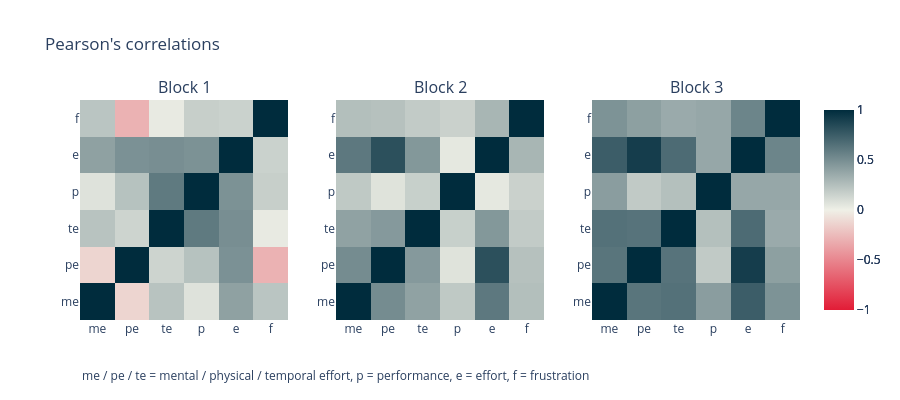

Notebook source saved alongside this figure:
### Code cell
# calculate Pearson's correlation coefficients per block (revealing linear correlations in NASA-TLX dimensions)
correlations_1 = df_nasa_rtlx_1.iloc[:,2:].corr(method='pearson', min_periods=1)
correlations_2 = df_nasa_rtlx_2.iloc[:,2:].corr(method='pearson', min_periods=1)
correlations_3 = df_nasa_rtlx_3.iloc[:,2:].corr(method='pearson', min_periods=1)

# for shorter labels in the chart
ticklabels = ['me','pe','te','p','e','f']

# DRY
abc = dict(
        zmin=-1,
        zmax=1,
        x=ticklabels,
        y=ticklabels,
        colorscale=[(0, "#e21c36"), (0.5, "#eff0e7"), (1, "#002c3d")],
        hoverinfo='text')

# plots
fig = make_subplots(
        rows=1, cols=3,
        subplot_titles=('Block 1', 'Block 2', 'Block 3'))

fig.add_trace(
    go.Heatmap(
        abc,
        z=correlations_1,        
        hovertext=correlations_1),
    row=1, col=1)

fig.add_trace(
     go.Heatmap(
        abc,
        z=correlations_2,        
        hovertext=correlations_2),
     row=1, col=2)

fig.add_trace(
    go.Heatmap(
        abc,
        z=correlations_3,        
        hovertext=correlations_3),
     row=1, col=3)

fig.update_layout(
    title="Pearson's correlations",
    height = 400)

#fig.update_yaxes(autorange="reversed")

# legend below plots
fig.add_annotation(
    text="me / pe / te = mental / physical / temporal effort, p = performance, e = effort, f = frustration",
    xref="paper", yref="paper", x=0, y=-0.3, showarrow=False)

pio.write_image(fig, 'NASA_TLX_Person_blockwise.pdf')
fig.show()

### Figure 1 — Plotly figure (JSON) as saved in the notebook; plotly's stock layout.template omitted (floating-point values rounded to 4 significant figures)
{"data": [{"colorscale": [[0, "#e21c36"], [0.5, "#eff0e7"], [1, "#002c3d"]], "hoverinfo": "text", "hovertext": [[1, -0.1288, 0.2301, 0.06996, 0.4037, 0.2202, 0.5411], [-0.1288, 1, 0.1441, 0.2367, 0.4849, -0.2948, 0.3364], [0.2301, 0.1441, 1, 0.6041, 0.4975, 0.03, 0.6952], [0.06996, 0.2367, 0.6041, 1, 0.4796, 0.1683, 0.7119], [0.4037, 0.4849, 0.4975, 0.4796, 1, 0.1542, 0.8224], [0.2202, -0.2948, 0.03, 0.1683, 0.1542, 1, 0.4279], [0.5411, 0.3364, 0.6952, 0.7119, 0.8224, 0.4279, 1]], "type": "heatmap", "x": ["me", "pe", "te", "p", "e", "f"], "xaxis": "x", "y": ["me", "pe", "te", "p", "e", "f"], "yaxis": "y", "z": [[1, -0.1288, 0.2301, 0.06996, 0.4037, 0.2202, 0.5411], [-0.1288, 1, 0.1441, 0.2367, 0.4849, -0.2948, 0.3364], [0.2301, 0.1441, 1, 0.6041, 0.4975, 0.03, 0.6952], [0.06996, 0.2367, 0.6041, 1, 0.4796, 0.1683, 0.7119], [0.4037, 0.4849, 0.4975, 0.4796, 1, 0.1542, 0.8224], [0.2202, -0.2948, 0.03, 0.1683, 0.1542, 1, 0.4279], [0.5411, 0.3364, 0.6952, 0.7119, 0.8224, 0.4279, 1]], "zmax": 1, "zmin": -1}, {"colorscale": [[0, "#e21c36"], [0.5, "#eff0e7"], [1, "#002c3d"]], "hoverinfo": "text", "hovertext": [[1, 0.5096, 0.3981, 0.1993, 0.6122, 0.2512, 0.7384], [0.5096, 1, 0.4423, 0.06777, 0.8176, 0.239, 0.7709], [0.3981, 0.4423, 1, 0.1656, 0.4506, 0.1887, 0.6384], [0.1993, 0.06777, 0.1656, 1, 0.04231, 0.1567, 0.4376], [0.6122, 0.8176, 0.4506, 0.04231, 1, 0.2971, 0.8018], [0.2512, 0.239, 0.1887, 0.1567, 0.2971, 1, 0.5663], [0.7384, 0.7709, 0.6384, 0.4376, 0.8018, 0.5663, 1]], "type": "heatmap", "x": ["me", "pe", "te", "p", "e", "f"], "xaxis": "x2", "y": ["me", "pe", "te", "p", "e", "f"], "yaxis": "y2", "z": [[1, 0.5096, 0.3981, 0.1993, 0.6122, 0.2512, 0.7384], [0.5096, 1, 0.4423, 0.06777, 0.8176, 0.239, 0.7709], [0.3981, 0.4423, 1, 0.1656, 0.4506, 0.1887, 0.6384], [0.1993, 0.06777, 0.1656, 1, 0.04231, 0.1567, 0.4376], [0.6122, 0.8176, 0.4506, 0.04231, 1, 0.2971, 0.8018], [0.2512, 0.239, 0.1887, 0.1567, 0.2971, 1, 0.5663], [0.7384, 0.7709, 0.6384, 0.4376, 0.8018, 0.5663, 1]], "zmax": 1, "zmin": -1}, {"colorscale": [[0, "#e21c36"], [0.5, "#eff0e7"], [1, "#002c3d"]], "hoverinfo": "text", "hovertext": [[1, 0.6294, 0.6469, 0.422, 0.7489, 0.4767, 0.8523], [0.6294, 1, 0.6353, 0.1931, 0.9124, 0.4092, 0.8253], [0.6469, 0.6353, 1, 0.2463, 0.6774, 0.3553, 0.7605], [0.422, 0.1931, 0.2463, 1, 0.3704, 0.3705, 0.5518], [0.7489, 0.9124, 0.6774, 0.3704, 1, 0.5474, 0.9264], [0.4767, 0.4092, 0.3553, 0.3705, 0.5474, 1, 0.695], [0.8523, 0.8253, 0.7605, 0.5518, 0.9264, 0.695, 1]], "type": "heatmap", "x": ["me", "pe", "te", "p", "e", "f"], "xaxis": "x3", "y": ["me", "pe", "te", "p", "e", "f"], "yaxis": "y3", "z": [[1, 0.6294, 0.6469, 0.422, 0.7489, 0.4767, 0.8523], [0.6294, 1, 0.6353, 0.1931, 0.9124, 0.4092, 0.8253], [0.6469, 0.6353, 1, 0.2463, 0.6774, 0.3553, 0.7605], [0.422, 0.1931, 0.2463, 1, 0.3704, 0.3705, 0.5518], [0.7489, 0.9124, 0.6774, 0.3704, 1, 0.5474, 0.9264], [0.4767, 0.4092, 0.3553, 0.3705, 0.5474, 1, 0.695], [0.8523, 0.8253, 0.7605, 0.5518, 0.9264, 0.695, 1]], "zmax": 1, "zmin": -1}], "layout": {"annotations": [{"font": {"size": 16}, "showarrow": false, "text": "Block 1", "x": 0.1444, "xanchor": "center", "xref": "paper", "y": 1, "yanchor": "bottom", "yref": "paper"}, {"font": {"size": 16}, "showarrow": false, "text": "Block 2", "x": 0.5, "xanchor": "center", "xref": "paper", "y": 1, "yanchor": "bottom", "yref": "paper"}, {"font": {"size": 16}, "showarrow": false, "text": "Block 3", "x": 0.8556, "xanchor": "center", "xref": "paper", "y": 1, "yanchor": "bottom", "yref": "paper"}, {"showarrow": false, "text": "me / pe / te = mental / physical / temporal effort, p = performance, e = effort, f = frustration", "x": 0, "xref": "paper", "y": -0.3, "yref": "paper"}], "height": 400, "title": {"text": "Pearson's correlations"}, "xaxis": {"anchor": "y", "domain": [0, 0.2889]}, "xaxis2": {"anchor": "y2", "domain": [0.3556, 0.6444]}, "xaxis3": {"anchor": "y3", "domain": [0.7111, 1]}, "yaxis": {"anchor": "x", "domain": [0, 1]}, "yaxis2": {"anchor": "x2", "domain": [0, 1]}, "yaxis3": {"anchor": "x3", "domain": [0, 1]}}}
